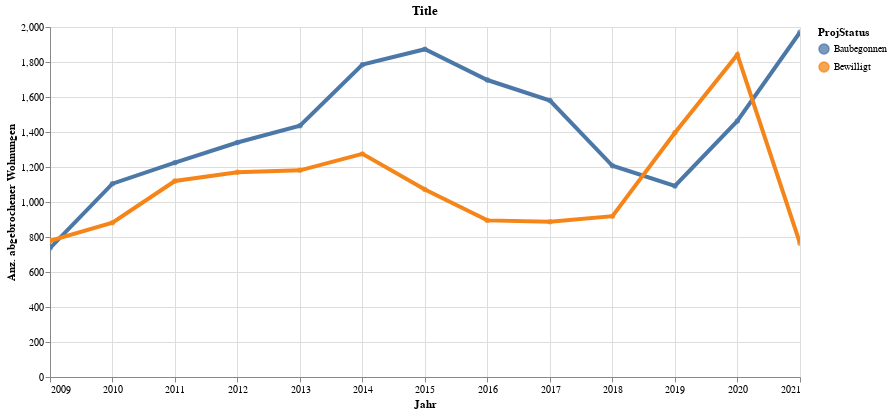

Notebook cell for this chart:
### Code cell
highlight = alt.selection(type='single', on='mouseover',
                          fields=['ProjStatus'], nearest=True)
#x='date:StichtagDatJahr',
base = alt.Chart(myAgg.reset_index(), title="Title").encode(
    x=alt.X('Jahr', axis=alt.Axis(title='Jahr'))# , axis=alt.Axis(format='%', title='percentage')
    , y=alt.X('sum_Whg2Zi', axis=alt.Axis(title='Anz. abgebrochener Wohnungen'))
    , color=alt.Color('ProjStatus', legend=alt.Legend(title="ProjStatus", orient="right"))  
    ,tooltip=['Jahr', 'ProjStatus','sum_Whg1Zi', 'sum_Whg2Zi', 'sum_Whg3Zi']    
)
points = base.mark_circle().encode(
    opacity=alt.value(0.75)
).add_selection(
    highlight
).properties(
    width=750 , height=350
)
lines = base.mark_line().encode(
    size=alt.condition(~highlight, alt.value(0.5), alt.value(4))
).interactive()

lines + points

### Figure 1 — Vega-Lite specification as saved in the notebook (floating-point values rounded to 4 significant figures)
{"config": {"view": {"continuousWidth": 400, "continuousHeight": 300}}, "layer": [{"mark": "line", "encoding": {"color": {"type": "nominal", "field": "ProjStatus", "legend": {"orient": "right", "title": "ProjStatus"}}, "size": {"condition": {"value": 0.5, "selection": {"not": "selector001"}}, "value": 4}, "tooltip": [{"type": "temporal", "field": "Jahr"}, {"type": "nominal", "field": "ProjStatus"}, {"type": "quantitative", "field": "sum_Whg1Zi"}, {"type": "quantitative", "field": "sum_Whg2Zi"}, {"type": "quantitative", "field": "sum_Whg3Zi"}], "x": {"type": "temporal", "axis": {"title": "Jahr"}, "field": "Jahr"}, "y": {"type": "quantitative", "axis": {"title": "Anz. abgebrochener Wohnungen"}, "field": "sum_Whg2Zi"}}, "selection": {"selector002": {"type": "interval", "bind": "scales", "encodings": ["x", "y"]}}, "title": "Title"}, {"mark": "circle", "encoding": {"color": {"type": "nominal", "field": "ProjStatus", "legend": {"orient": "right", "title": "ProjStatus"}}, "opacity": {"value": 0.75}, "tooltip": [{"type": "temporal", "field": "Jahr"}, {"type": "nominal", "field": "ProjStatus"}, {"type": "quantitative", "field": "sum_Whg1Zi"}, {"type": "quantitative", "field": "sum_Whg2Zi"}, {"type": "quantitative", "field": "sum_Whg3Zi"}], "x": {"type": "temporal", "axis": {"title": "Jahr"}, "field": "Jahr"}, "y": {"type": "quantitative", "axis": {"title": "Anz. abgebrochener Wohnungen"}, "field": "sum_Whg2Zi"}}, "height": 350, "selection": {"selector001": {"type": "single", "on": "mouseover", "fields": ["ProjStatus"], "nearest": true}}, "title": "Title", "width": 750}], "data": {"name": "data-d8d52fd3952afd3841ea8d66ec8b8981"}, "$schema": "https://vega.github.io/schema/vega-lite/v4.8.1.json", "datasets": {"data-d8d52fd3952afd3841ea8d66ec8b8981": [{"Jahr": "2009-01-01T00:00:00", "ProjStatus": "Baubegonnen", "ProjStatusSort": 6703, "sum_Whg1Zi": 80, "sum_Whg2Zi": 737, "sum_Whg3Zi": 1457, "sum_Whg4Zi": 1473, "sum_Whg5Ziplus": 429}, {"Jahr": "2009-01-01T00:00:00", "ProjStatus": "Bewilligt", "ProjStatusSort": 6702, "sum_Whg1Zi": 122, "sum_Whg2Zi": 778, "sum_Whg3Zi": 890, "sum_Whg4Zi": 823, "sum_Whg5Ziplus": 290}, {"Jahr": "2010-01-01T00:00:00", "ProjStatus": "Baubegonnen", "ProjStatusSort": 6703, "sum_Whg1Zi": 152, "sum_Whg2Zi": 1105, "sum_Whg3Zi": 1622, "sum_Whg4Zi": 1632, "sum_Whg5Ziplus": 440}, {"Jahr": "2010-01-01T00:00:00", "ProjStatus": "Bewilligt", "ProjStatusSort": 6702, "sum_Whg1Zi": 126, "sum_Whg2Zi": 882, "sum_Whg3Zi": 951, "sum_Whg4Zi": 677, "sum_Whg5Ziplus": 222}, {"Jahr": "2011-01-01T00:00:00", "ProjStatus": "Baubegonnen", "ProjStatusSort": 6703, "sum_Whg1Zi": 348, "sum_Whg2Zi": 1225, "sum_Whg3Zi": 1452, "sum_Whg4Zi": 1235, "sum_Whg5Ziplus": 319}, {"Jahr": "2011-01-01T00:00:00", "ProjStatus": "Bewilligt", "ProjStatusSort": 6702, "sum_Whg1Zi": 213, "sum_Whg2Zi": 1120, "sum_Whg3Zi": 1230, "sum_Whg4Zi": 958, "sum_Whg5Ziplus": 395}, {"Jahr": "2012-01-01T00:00:00", "ProjStatus": "Baubegonnen", "ProjStatusSort": 6703, "sum_Whg1Zi": 335, "sum_Whg2Zi": 1340, "sum_Whg3Zi": 1471, "sum_Whg4Zi": 844, "sum_Whg5Ziplus": 282}, {"Jahr": "2012-01-01T00:00:00", "ProjStatus": "Bewilligt", "ProjStatusSort": 6702, "sum_Whg1Zi": 148, "sum_Whg2Zi": 1170, "sum_Whg3Zi": 1653, "sum_Whg4Zi": 1438, "sum_Whg5Ziplus": 460}, {"Jahr": "2013-01-01T00:00:00", "ProjStatus": "Baubegonnen", "ProjStatusSort": 6703, "sum_Whg1Zi": 202, "sum_Whg2Zi": 1436, "sum_Whg3Zi": 1752, "sum_Whg4Zi": 1446, "sum_Whg5Ziplus": 541}, {"Jahr": "2013-01-01T00:00:00", "ProjStatus": "Bewilligt", "ProjStatusSort": 6702, "sum_Whg1Zi": 104, "sum_Whg2Zi": 1181, "sum_Whg3Zi": 1837, "sum_Whg4Zi": 1435, "sum_Whg5Ziplus": 424}, {"Jahr": "2014-01-01T00:00:00", "ProjStatus": "Baubegonnen", "ProjStatusSort": 6703, "sum_Whg1Zi": 369, "sum_Whg2Zi": 1785, "sum_Whg3Zi": 2333, "sum_Whg4Zi": 1831, "sum_Whg5Ziplus": 675}, {"Jahr": "2014-01-01T00:00:00", "ProjStatus": "Bewilligt", "ProjStatusSort": 6702, "sum_Whg1Zi": 218, "sum_Whg2Zi": 1275, "sum_Whg3Zi": 1423, "sum_Whg4Zi": 937, "sum_Whg5Ziplus": 243}, {"Jahr": "2015-01-01T00:00:00", "ProjStatus": "Bewilligt", "ProjStatusSort": 6702, "sum_Whg1Zi": 324, "sum_Whg2Zi": 1071, "sum_Whg3Zi": 1446, "sum_Whg4Zi": 1136, "sum_Whg5Ziplus": 276}, {"Jahr": "2015-01-01T00:00:00", "ProjStatus": "Baubegonnen", "ProjStatusSort": 6703, "sum_Whg1Zi": 378, "sum_Whg2Zi": 1873, "sum_Whg3Zi": 2033, "sum_Whg4Zi": 1273, "sum_Whg5Ziplus": 429}, {"Jahr": "2016-01-01T00:00:00", "ProjStatus": "Baubegonnen", "ProjStatusSort": 6703, "sum_Whg1Zi": 292, "sum_Whg2Zi": 1697, "sum_Whg3Zi": 1945, "sum_Whg4Zi": 1232, "sum_Whg5Ziplus": 351}, {"Jahr": "2016-01-01T00:00:00", "ProjStatus": "Bewilligt", "ProjStatusSort": 6702, "sum_Whg1Zi": 620, "sum_Whg2Zi": 895, "sum_Whg3Zi": 1295, "sum_Whg4Zi": 970, "sum_Whg5Ziplus": 240}, {"Jahr": "2017-01-01T00:00:00", "ProjStatus": "Baubegonnen", "ProjStatusSort": 6703, "sum_Whg1Zi": 611, "sum_Whg2Zi": 1580, "sum_Whg3Zi": 1980, "sum_Whg4Zi": 1397, "sum_Whg5Ziplus": 345}, {"Jahr": "2017-01-01T00:00:00", "ProjStatus": "Bewilligt", "ProjStatusSort": 6702, "sum_Whg1Zi": 403, "sum_Whg2Zi": 887, "sum_Whg3Zi": 1048, "sum_Whg4Zi": 680, "sum_Whg5Ziplus": 188}, {"Jahr": "2018-01-01T00:00:00", "ProjStatus": "Baubegonnen", "ProjStatusSort": 6703, "sum_Whg1Zi": 285, "sum_Whg2Zi": 1207, "sum_Whg3Zi": 1597, "sum_Whg4Zi": 1137, "sum_Whg5Ziplus": 296}, {"Jahr": "2018-01-01T00:00:00", "ProjStatus": "Bewilligt", "ProjStatusSort": 6702, "sum_Whg1Zi": 435, "sum_Whg2Zi": 919, "sum_Whg3Zi": 999, "sum_Whg4Zi": 601, "sum_Whg5Ziplus": 129}, {"Jahr": "2019-01-01T00:00:00", "ProjStatus": "Baubegonnen", "ProjStatusSort": 6703, "sum_Whg1Zi": 468, "sum_Whg2Zi": 1092, "sum_Whg3Zi": 1441, "sum_Whg4Zi": 1048, "sum_Whg5Ziplus": 272}, {"Jahr": "2019-01-01T00:00:00", "ProjStatus": "Bewilligt", "ProjStatusSort": 6702, "sum_Whg1Zi": 390, "sum_Whg2Zi": 1396, "sum_Whg3Zi": 1503, "sum_Whg4Zi": 884, "sum_Whg5Ziplus": 274}, {"Jahr": "2020-01-01T00:00:00", "ProjStatus": "Baubegonnen", "ProjStatusSort": 6703, "sum_Whg1Zi": 665, "sum_Whg2Zi": 1463, "sum_Whg3Zi": 1803, "sum_Whg4Zi": 1184, "sum_Whg5Ziplus": 306}, {"Jahr": "2020-01-01T00:00:00", "ProjStatus": "Bewilligt", "ProjStatusSort": 6702, "sum_Whg1Zi": 410, "sum_Whg2Zi": 1842, "sum_Whg3Zi": 1978, "sum_Whg4Zi": 1264, "sum_Whg5Ziplus": 346}, {"Jahr": "2021-01-01T00:00:00", "ProjStatus": "Baubegonnen", "ProjStatusSort": 6703, "sum_Whg1Zi": 808, "sum_Whg2Zi": 1970, "sum_Whg3Zi": 2449, "sum_Whg4Zi": 1528, "sum_Whg5Ziplus": 411}, {"Jahr": "2021-01-01T00:00:00", "ProjStatus": "Bewilligt", "ProjStatusSort": 6702, "sum_Whg1Zi": 351, "sum_Whg2Zi": 764, "sum_Whg3Zi": 711, "sum_Whg4Zi": 524, "sum_Whg5Ziplus": 194}]}}
